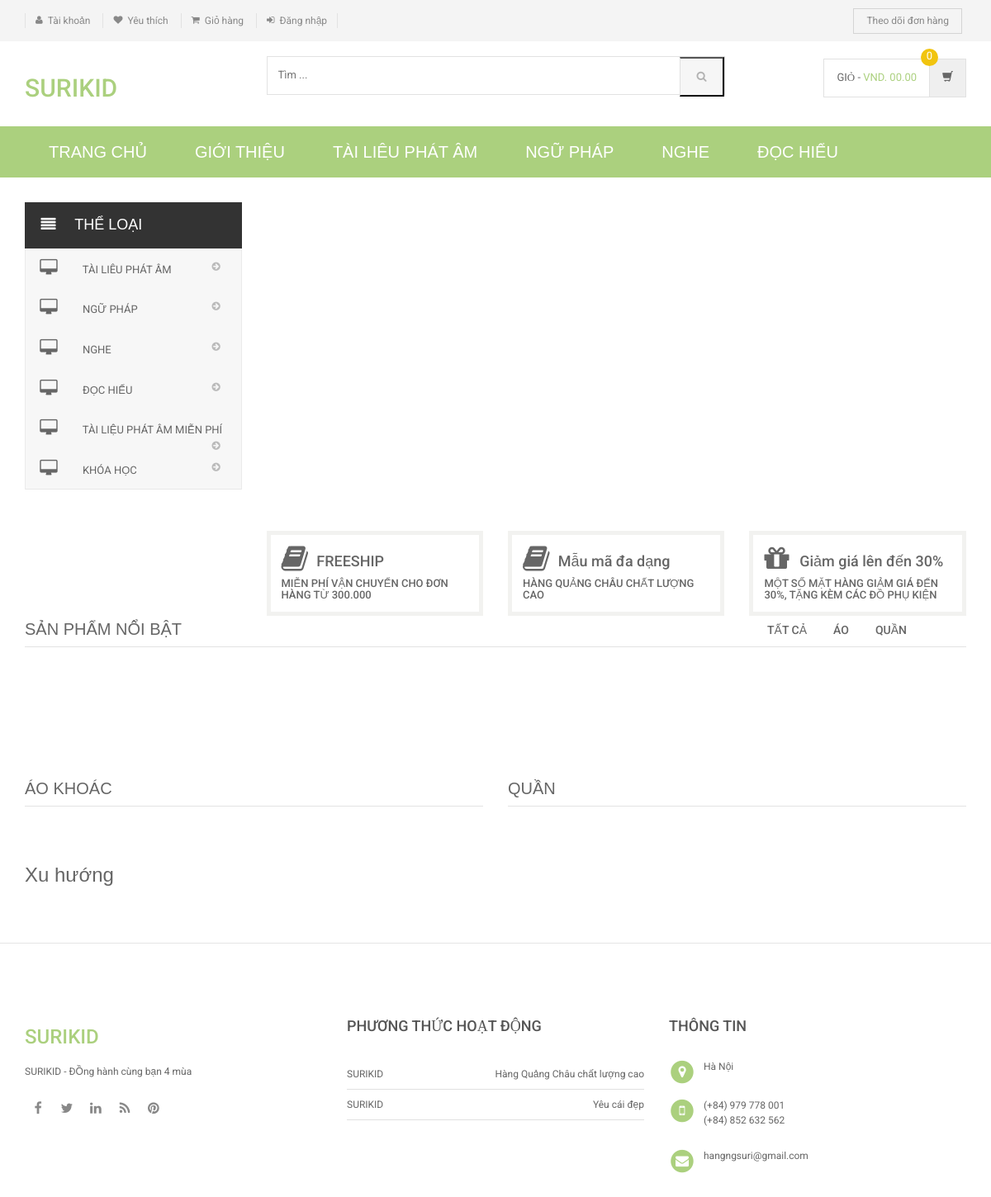
The page / on the database its author committed.
### tables this page shows
CREATE TABLE `category` (
  `id` int(11) NOT NULL,
  `categoryName` varchar(255) DEFAULT NULL,
  `categoryDescription` longtext DEFAULT NULL,
  `creationDate` timestamp NOT NULL DEFAULT current_timestamp(),
  `updationDate` varchar(255) DEFAULT NULL
);

### index.php (the view, shortened to what this page needs)
<?php
include('includes/config.php');
?>
<!DOCTYPE html>
<html lang="vi">
	<head>
	    <link rel="stylesheet" href="assets/css/bootstrap.min.css">
	    <link rel="stylesheet" href="assets/css/main.css">
	    <link rel="stylesheet" href="assets/css/green.css">
	    <link rel="stylesheet" href="assets/css/owl.carousel.css">
		<link rel="stylesheet" href="assets/css/owl.transitions.css">
		<link href="assets/css/lightbox.css" rel="stylesheet">
		<link rel="stylesheet" href="assets/css/animate.min.css">
		<link rel="stylesheet" href="assets/css/rateit.css">
		<link rel="stylesheet" href="assets/css/bootstrap-select.min.css">
		<link rel="stylesheet" href="assets/css/config.css">
		<link href="assets/css/green.css" rel="alternate stylesheet" title="Green color">
		<link href="assets/css/blue.css" rel="alternate stylesheet" title="Blue color">
		<link href="assets/css/red.css" rel="alternate stylesheet" title="Red color">
		<link href="assets/css/orange.css" rel="alternate stylesheet" title="Orange color">
		<link href="assets/css/dark-green.css" rel="alternate stylesheet" title="Darkgreen color">
		<link rel="stylesheet" href="assets/css/font-awesome.min.css">
	</head>
    <body class="cnt-home">
<header class="header-style-1">
<?php include('includes/top-header.php');?>
<?php include('includes/main-header.php');?>
<?php include('includes/menu-bar.php');?>
</header>
<div class="body-content outer-top-xs" id="top-banner-and-menu">
	<div class="container">
		<div class="furniture-container homepage-container">
		<div class="row">
			<div class="col-xs-12 col-sm-12 col-md-3 sidebar">
	<?php include('includes/side-menu.php');?>
			</div>
			<div class="col-xs-12 col-sm-12 col-md-9 homebanner-holder">
<div id="hero" class="homepage-slider3">
</div>
<div class="info-boxes wow fadeInUp">
	<div class="info-boxes-inner">
		<div class="row">
			<div class="col-md-6 col-sm-4 col-lg-4">
				<div class="info-box">
					<div class="row">
						<div class="col-xs-2">
						     <i class="icon fa fa-book"></i>
						</div>
						<div class="col-xs-10">
							<h4 class="info ">FREESHIP</h4>
						</div>
					</div>
					<h6 class="text">		Miễn phí vận chuyển cho đơn hàng từ 300.000</h6>
				</div>
			</div>
			<div class="hidden-md col-sm-4 col-lg-4">
				<div class="info-box">
					<div class="row">
						<div class="col-xs-2">
							<i class="icon fa fa-book"></i>
						</div>
						<div class="col-xs-10">
							<h4 class="info">Mẫu mã đa dạng</h4>
						</div>
					</div>
					<h6 class="text">Hàng Quảng Châu chất lượng cao</h6>
				</div>
			</div>
			<div class="col-md-6 col-sm-4 col-lg-4">
				<div class="info-box">
					<div class="row">
						<div class="col-xs-2">
							<i class="icon fa fa-gift"></i>
						</div>
						<div class="col-xs-10">
							<h4 class="info">Giảm giá lên đến 30%</h4>
						</div>
					</div>
					<h6 class="text">Một số mặt hàng giảm giá đến 30%, tặng kèm các đồ phụ kiện</h6>
				</div>
			</div>
		</div>
	</div>
</div>
			</div>
		</div>
		<div id="product-tabs-slider" class="scroll-tabs inner-bottom-vs  wow fadeInUp">
			<div class="more-info-tab clearfix">
			   <h3 style="font-family: Arial" class="new-product-title pull-left">Sản phẩm nổi bật</h3>
				<ul class="nav nav-tabs nav-tab-line pull-right" id="new-products-1">
					<li class="active"><a href="#all" data-toggle="tab">Tất cả</a></li>
					<li><a href="#books" data-toggle="tab">Áo</a></li>
					<li><a href="#furniture" data-toggle="tab">Quần</a></li>
				</ul>
			</div>
		</div>
			<div class="sections prod-slider-small outer-top-small">
				<div class="row">
					<div class="col-md-6">
	                   <section class="section">
	                   	<h3 style="font-family: Arial" class="section-title">Áo khoác</h3>
	                   </section>
					</div>
					<div class="col-md-6">
						<section class="section">
							<h3 style="font-family: Arial" class="section-title">Quần</h3>
	                   </section>
					</div>
				</div>
			</div>
	<section class="section featured-product inner-xs wow fadeInUp">
		<h3 style="font-family: Arial" class="section">Xu hướng</h3>
		</section>
</div>
</div>
<?php include('includes/footer.php');?>
</body>
</html>

### includes/menu-bar.php (shortened to what this page needs)
<div class="header-nav animate-dropdown">
    <div class="container">
        <div class="yamm navbar navbar-default" role="navigation">
            <div class="nav-bg-class">
                <div class="navbar-collapse collapse" id="mc-horizontal-menu-collapse">
	<div class="nav-outer">
		<ul class="nav navbar-nav">
			<li class=" dropdown yamm-fw">
				<a style="font-family: Arial" href="index.php" data-hover="dropdown" class="dropdown-toggle">Trang chủ</a>
			</li>
            <li class=" dropdown yamm-fw">
                <a style="font-family: Arial" href="about-us.php" data-hover="dropdown" class="dropdown-toggle">Giới thiệu</a>
            </li>
              <?php $sql=mysqli_query($con,"select id,categoryName  from category limit 4");
while($row=mysqli_fetch_array($sql))
{
    ?>
			<li class="dropdown yamm">
				<a style="font-family: Arial" href="category.php?cid=<?php echo $row['id'];?>"> <?php echo $row['categoryName'];?></a>
			</li>
			<?php } ?>
		</ul>
		<div class="clearfix"></div>
	</div>
</div>
            </div>
        </div>
    </div>
</div>

### includes/side-menu.php
<div class="side-menu animate-dropdown outer-bottom-xs">
    <div style="font-family: Arial"  class="head"><i class="icon fa fa-align-justify fa-fw"></i>Thể loại</div>
    <nav class="yamm megamenu-horizontal" role="navigation">
        <ul class="nav">
            <li class="dropdown menu-item">
              <?php $sql=mysqli_query($con,"select id,categoryName  from category");
while($row=mysqli_fetch_array($sql))
{
    ?>
                <a href="category.php?cid=<?php echo $row['id'];?>" class="dropdown-toggle"><i class="icon fa fa-desktop fa-fw"></i>
                <?php echo $row['categoryName'];?></a>
                <?php }?>
</li>
</ul>
    </nav>
</div>

### assets/css/green.css (style rules this page uses)
a { color: #abd07e; }
.header-style-1 .header-nav { background: #abd07e; }

### assets/css/lightbox.css (style rules this page uses)
body:after { content: url(../images/close.png) url(../images/loading.gif) url(../images/prev.png) url(../images/next.png); display: none; }

### assets/css/blue.css (style rules this page uses)
a { color: #3498db; }
.header-style-1 .header-nav { background: #3498db; }

### assets/css/red.css (style rules this page uses)
a { color: #ff6c6c; }
.header-style-1 .header-nav { background: #ff6c6c; }

### assets/css/orange.css (style rules this page uses)
a { color: #f39c12; }
.header-style-1 .header-nav { background: #f39c12; }

### assets/css/dark-green.css (style rules this page uses)
a { color: #12cca7; }
.header-style-1 .header-nav { background: #12cca7; }

### rows shown on the page
category: categoryName "TÀI LIÊU PHÁT ÂM"
category: categoryName "NGỮ PHÁP"
category: categoryName "NGHE"
category: categoryName "ĐỌC HIỂU"
category: categoryName "TÀI LIỆU PHÁT ÂM MIỄN PHÍ"
category: categoryName "KHÓA HỌC"
